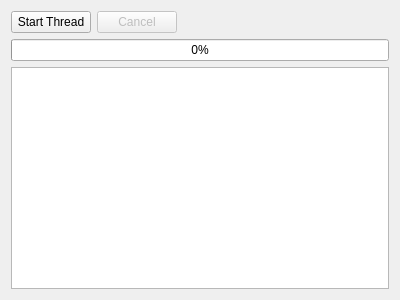
<?xml version="1.0" encoding="UTF-8"?>
<ui version="4.0">
 <class>TabThread</class>
 <widget class="QWidget" name="TabThread">
  <property name="geometry">
   <rect>
    <x>0</x>
    <y>0</y>
    <width>400</width>
    <height>300</height>
   </rect>
  </property>
  <property name="windowTitle">
   <string>Form</string>
  </property>
  <layout class="QVBoxLayout" name="verticalLayout">
   <item>
    <layout class="QHBoxLayout" name="horizontalLayout">
     <item>
      <widget class="QPushButton" name="pushButtonStart">
       <property name="text">
        <string>Start Thread</string>
       </property>
      </widget>
     </item>
     <item>
      <widget class="QPushButton" name="pushButtonCancel">
       <property name="enabled">
        <bool>false</bool>
       </property>
       <property name="text">
        <string>Cancel</string>
       </property>
      </widget>
     </item>
     <item>
      <spacer name="horizontalSpacer">
       <property name="orientation">
        <enum>Qt::Horizontal</enum>
       </property>
       <property name="sizeHint" stdset="0">
        <size>
         <width>40</width>
         <height>20</height>
        </size>
       </property>
      </spacer>
     </item>
    </layout>
   </item>
   <item>
    <widget class="QProgressBar" name="progressBar">
     <property name="value">
      <number>0</number>
     </property>
    </widget>
   </item>
   <item>
    <widget class="QPlainTextEdit" name="plainTextEdit">
     <property name="readOnly">
      <bool>true</bool>
     </property>
    </widget>
   </item>
  </layout>
 </widget>
 <resources/>
 <connections/>
</ui>
